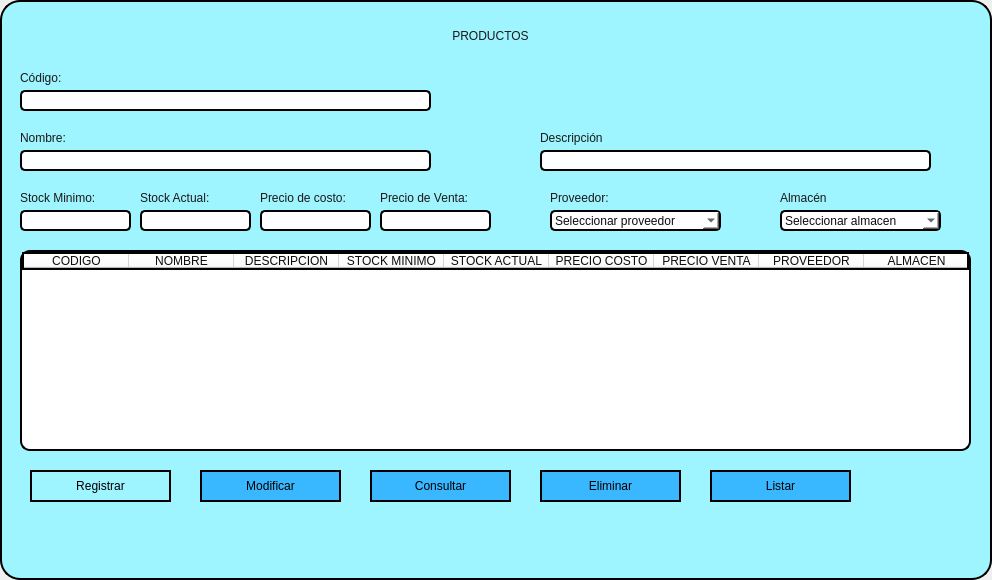
<?xml version="1.0" encoding="UTF-8"?>
<ui version="4.0">
 <class>MainWindow</class>
 <widget class="QMainWindow" name="MainWindow">
  <property name="geometry">
   <rect>
    <x>0</x>
    <y>0</y>
    <width>992</width>
    <height>580</height>
   </rect>
  </property>
  <property name="windowTitle">
   <string>MainWindow</string>
  </property>
  <widget class="QWidget" name="centralwidget">
   <layout class="QVBoxLayout" name="verticalLayout">
    <property name="leftMargin">
     <number>0</number>
    </property>
    <property name="topMargin">
     <number>0</number>
    </property>
    <property name="rightMargin">
     <number>0</number>
    </property>
    <property name="bottomMargin">
     <number>0</number>
    </property>
    <item>
     <widget class="QFrame" name="frame">
      <property name="styleSheet">
       <string notr="true">background-color: rgb(158, 244, 255);
border-radius:20px;
border:2px solid;</string>
      </property>
      <property name="frameShape">
       <enum>QFrame::StyledPanel</enum>
      </property>
      <property name="frameShadow">
       <enum>QFrame::Raised</enum>
      </property>
      <widget class="QLineEdit" name="txtCodigo">
       <property name="geometry">
        <rect>
         <x>20</x>
         <y>90</y>
         <width>411</width>
         <height>21</height>
        </rect>
       </property>
       <property name="styleSheet">
        <string notr="true">background-color: rgb(255, 255, 255);
border-radius: 5px;
color: rgb(12, 12, 12);
</string>
       </property>
       <property name="text">
        <string/>
       </property>
      </widget>
      <widget class="QLabel" name="lblCodigo">
       <property name="geometry">
        <rect>
         <x>20</x>
         <y>70</y>
         <width>60</width>
         <height>16</height>
        </rect>
       </property>
       <property name="styleSheet">
        <string notr="true">border:none;
color: rgb(25, 25, 25);</string>
       </property>
       <property name="text">
        <string>Código:</string>
       </property>
      </widget>
      <widget class="QLabel" name="label_3">
       <property name="geometry">
        <rect>
         <x>20</x>
         <y>190</y>
         <width>91</width>
         <height>16</height>
        </rect>
       </property>
       <property name="styleSheet">
        <string notr="true">border:none;
color: rgb(25, 25, 25);</string>
       </property>
       <property name="text">
        <string>Stock Minimo:</string>
       </property>
      </widget>
      <widget class="QLabel" name="label_4">
       <property name="geometry">
        <rect>
         <x>540</x>
         <y>130</y>
         <width>81</width>
         <height>16</height>
        </rect>
       </property>
       <property name="styleSheet">
        <string notr="true">border:none;
color: rgb(25, 25, 25);</string>
       </property>
       <property name="text">
        <string>Descripción</string>
       </property>
      </widget>
      <widget class="QLabel" name="label_5">
       <property name="geometry">
        <rect>
         <x>140</x>
         <y>190</y>
         <width>81</width>
         <height>16</height>
        </rect>
       </property>
       <property name="styleSheet">
        <string notr="true">border:none;
color: rgb(25, 25, 25);</string>
       </property>
       <property name="text">
        <string>Stock Actual:</string>
       </property>
      </widget>
      <widget class="QLabel" name="label_6">
       <property name="geometry">
        <rect>
         <x>20</x>
         <y>130</y>
         <width>60</width>
         <height>16</height>
        </rect>
       </property>
       <property name="styleSheet">
        <string notr="true">border:none;
color: rgb(25, 25, 25);</string>
       </property>
       <property name="text">
        <string>Nombre:</string>
       </property>
      </widget>
      <widget class="QLineEdit" name="txtNombre">
       <property name="geometry">
        <rect>
         <x>20</x>
         <y>150</y>
         <width>411</width>
         <height>21</height>
        </rect>
       </property>
       <property name="styleSheet">
        <string notr="true">background-color: rgb(255, 255, 255);
border-radius: 5px;
color: rgb(12, 12, 12);</string>
       </property>
      </widget>
      <widget class="QLineEdit" name="txtDescripcion">
       <property name="geometry">
        <rect>
         <x>540</x>
         <y>150</y>
         <width>391</width>
         <height>21</height>
        </rect>
       </property>
       <property name="styleSheet">
        <string notr="true">background-color: rgb(255, 255, 255);
border-radius: 5px;
color: rgb(12, 12, 12);</string>
       </property>
      </widget>
      <widget class="QLineEdit" name="txtStockMinimo">
       <property name="geometry">
        <rect>
         <x>20</x>
         <y>210</y>
         <width>111</width>
         <height>21</height>
        </rect>
       </property>
       <property name="styleSheet">
        <string notr="true">background-color: rgb(255, 255, 255);
border-radius: 5px;
color: rgb(12, 12, 12);</string>
       </property>
      </widget>
      <widget class="QLabel" name="label_7">
       <property name="geometry">
        <rect>
         <x>260</x>
         <y>190</y>
         <width>101</width>
         <height>16</height>
        </rect>
       </property>
       <property name="styleSheet">
        <string notr="true">border:none;
color: rgb(25, 25, 25);</string>
       </property>
       <property name="text">
        <string>Precio de costo:</string>
       </property>
      </widget>
      <widget class="QLabel" name="label_8">
       <property name="geometry">
        <rect>
         <x>380</x>
         <y>190</y>
         <width>101</width>
         <height>16</height>
        </rect>
       </property>
       <property name="styleSheet">
        <string notr="true">border:none;
color: rgb(25, 25, 25);</string>
       </property>
       <property name="text">
        <string>Precio de Venta:</string>
       </property>
      </widget>
      <widget class="QLineEdit" name="txtPrecioCosto">
       <property name="geometry">
        <rect>
         <x>260</x>
         <y>210</y>
         <width>111</width>
         <height>21</height>
        </rect>
       </property>
       <property name="styleSheet">
        <string notr="true">background-color: rgb(255, 255, 255);
border-radius: 5px;
color: rgb(12, 12, 12);
</string>
       </property>
      </widget>
      <widget class="QLineEdit" name="txtStockActual">
       <property name="geometry">
        <rect>
         <x>140</x>
         <y>210</y>
         <width>111</width>
         <height>21</height>
        </rect>
       </property>
       <property name="styleSheet">
        <string notr="true">background-color: rgb(255, 255, 255);
border-radius: 5px;
color: rgb(12, 12, 12);</string>
       </property>
      </widget>
      <widget class="QLineEdit" name="txtPrecioVenta">
       <property name="geometry">
        <rect>
         <x>380</x>
         <y>210</y>
         <width>111</width>
         <height>21</height>
        </rect>
       </property>
       <property name="styleSheet">
        <string notr="true">background-color: rgb(255, 255, 255);
border-radius: 5px;
color: rgb(25, 25, 25);</string>
       </property>
      </widget>
      <widget class="QComboBox" name="cboProveedor">
       <property name="geometry">
        <rect>
         <x>550</x>
         <y>210</y>
         <width>171</width>
         <height>21</height>
        </rect>
       </property>
       <property name="styleSheet">
        <string notr="true">background-color: rgb(255, 255, 255);
border-radius: 5px;
color: rgb(12, 12, 12);
</string>
       </property>
       <item>
        <property name="text">
         <string>Seleccionar proveedor</string>
        </property>
       </item>
       <item>
        <property name="text">
         <string>Proveedor 1</string>
        </property>
       </item>
       <item>
        <property name="text">
         <string>Proveedor 2</string>
        </property>
       </item>
       <item>
        <property name="text">
         <string>Proveedor 3</string>
        </property>
       </item>
      </widget>
      <widget class="QLabel" name="label_9">
       <property name="geometry">
        <rect>
         <x>550</x>
         <y>190</y>
         <width>71</width>
         <height>16</height>
        </rect>
       </property>
       <property name="styleSheet">
        <string notr="true">border:none;
color: rgb(25, 25, 25);</string>
       </property>
       <property name="text">
        <string>Proveedor:</string>
       </property>
      </widget>
      <widget class="QLabel" name="label_10">
       <property name="geometry">
        <rect>
         <x>780</x>
         <y>190</y>
         <width>71</width>
         <height>16</height>
        </rect>
       </property>
       <property name="styleSheet">
        <string notr="true">border:none;
color: rgb(25, 25, 25);</string>
       </property>
       <property name="text">
        <string>Almacén</string>
       </property>
      </widget>
      <widget class="QComboBox" name="cboAlmacen">
       <property name="geometry">
        <rect>
         <x>780</x>
         <y>210</y>
         <width>161</width>
         <height>21</height>
        </rect>
       </property>
       <property name="styleSheet">
        <string notr="true">background-color: rgb(255, 255, 255);
border-radius: 5px;
color: rgb(12, 12, 12);</string>
       </property>
       <item>
        <property name="text">
         <string>Seleccionar almacen</string>
        </property>
       </item>
       <item>
        <property name="text">
         <string>Almacén 1</string>
        </property>
       </item>
       <item>
        <property name="text">
         <string>Almacén 2</string>
        </property>
       </item>
       <item>
        <property name="text">
         <string>Almacén 3</string>
        </property>
       </item>
      </widget>
      <widget class="QPushButton" name="btnRegistrar">
       <property name="geometry">
        <rect>
         <x>30</x>
         <y>470</y>
         <width>141</width>
         <height>32</height>
        </rect>
       </property>
       <property name="styleSheet">
        <string notr="true">QPushButton{
background-color: rgb(58, 184, 255);
font:14pt &quot;Monaco&quot;;

}

QPushButton:hover{

background-color: rgb(0, 255, 69);
font:14pt &quot;Monaco&quot;;

}

color: rgb(25, 25, 25);</string>
       </property>
       <property name="text">
        <string>Registrar</string>
       </property>
      </widget>
      <widget class="QTableWidget" name="tblProductos">
       <property name="geometry">
        <rect>
         <x>20</x>
         <y>250</y>
         <width>951</width>
         <height>201</height>
        </rect>
       </property>
       <property name="styleSheet">
        <string notr="true">border-radius: 10px;
background-color: rgb(255, 255, 255);
color: rgb(12, 12, 12);
</string>
       </property>
       <attribute name="horizontalHeaderDefaultSectionSize">
        <number>105</number>
       </attribute>
       <column>
        <property name="text">
         <string>CÓDIGO</string>
        </property>
       </column>
       <column>
        <property name="text">
         <string>NOMBRE</string>
        </property>
       </column>
       <column>
        <property name="text">
         <string>DESCRIPCIÓN</string>
        </property>
       </column>
       <column>
        <property name="text">
         <string>STOCK MÍNIMO</string>
        </property>
       </column>
       <column>
        <property name="text">
         <string>STOCK ACTUAL</string>
        </property>
       </column>
       <column>
        <property name="text">
         <string>PRECIO COSTO</string>
        </property>
       </column>
       <column>
        <property name="text">
         <string>PRECIO VENTA</string>
        </property>
       </column>
       <column>
        <property name="text">
         <string>PROVEEDOR</string>
        </property>
       </column>
       <column>
        <property name="text">
         <string>ALMACÉN</string>
        </property>
       </column>
      </widget>
      <widget class="QPushButton" name="btnGrabar">
       <property name="geometry">
        <rect>
         <x>200</x>
         <y>470</y>
         <width>141</width>
         <height>32</height>
        </rect>
       </property>
       <property name="styleSheet">
        <string notr="true">QPushButton{
background-color: rgb(58, 184, 255);
font:14pt &quot;Monaco&quot;;

}

QPushButton:hover{

background-color: rgb(0, 255, 69);
font:14pt &quot;Monaco&quot;;

}</string>
       </property>
       <property name="text">
        <string>Grabar</string>
       </property>
      </widget>
      <widget class="QPushButton" name="btnConsultar">
       <property name="geometry">
        <rect>
         <x>370</x>
         <y>470</y>
         <width>141</width>
         <height>32</height>
        </rect>
       </property>
       <property name="styleSheet">
        <string notr="true">QPushButton{
background-color: rgb(58, 184, 255);
font:14pt &quot;Monaco&quot;;

}

QPushButton:hover{

	background-color: rgb(0, 255, 69);
font:14pt &quot;Monaco&quot;;

}</string>
       </property>
       <property name="text">
        <string>Consultar</string>
       </property>
      </widget>
      <widget class="QPushButton" name="btnEliminar">
       <property name="geometry">
        <rect>
         <x>540</x>
         <y>470</y>
         <width>141</width>
         <height>32</height>
        </rect>
       </property>
       <property name="styleSheet">
        <string notr="true">QPushButton{
background-color: rgb(58, 184, 255);
font:14pt &quot;Monaco&quot;;

}

QPushButton:hover{

	background-color: rgb(0, 255, 69);
font:14pt &quot;Monaco&quot;;

}</string>
       </property>
       <property name="text">
        <string>Eliminar</string>
       </property>
      </widget>
      <widget class="QPushButton" name="btnListar">
       <property name="geometry">
        <rect>
         <x>710</x>
         <y>470</y>
         <width>141</width>
         <height>32</height>
        </rect>
       </property>
       <property name="styleSheet">
        <string notr="true">QPushButton{
background-color: rgb(58, 184, 255);
font:14pt &quot;Monaco&quot;;

}

QPushButton:hover{

	background-color: rgb(0, 255, 69);
font:14pt &quot;Monaco&quot;;

}</string>
       </property>
       <property name="text">
        <string>Listar</string>
       </property>
      </widget>
      <widget class="QLabel" name="label_11">
       <property name="geometry">
        <rect>
         <x>710</x>
         <y>10</y>
         <width>161</width>
         <height>111</height>
        </rect>
       </property>
       <property name="styleSheet">
        <string notr="true">border:none;</string>
       </property>
       <property name="text">
        <string/>
       </property>
       <property name="pixmap">
        <pixmap>../img/compras.png</pixmap>
       </property>
       <property name="scaledContents">
        <bool>true</bool>
       </property>
      </widget>
      <widget class="QLabel" name="label_12">
       <property name="geometry">
        <rect>
         <x>350</x>
         <y>10</y>
         <width>281</width>
         <height>51</height>
        </rect>
       </property>
       <property name="styleSheet">
        <string notr="true">border:none;
font: 40pt &quot;Arial&quot;;
color: rgb(25, 25, 25);</string>
       </property>
       <property name="text">
        <string>PRODUCTOS</string>
       </property>
       <property name="textFormat">
        <enum>Qt::AutoText</enum>
       </property>
       <property name="alignment">
        <set>Qt::AlignCenter</set>
       </property>
       <property name="wordWrap">
        <bool>false</bool>
       </property>
       <property name="indent">
        <number>-1</number>
       </property>
      </widget>
      <widget class="QPushButton" name="btnModificar">
       <property name="geometry">
        <rect>
         <x>200</x>
         <y>470</y>
         <width>141</width>
         <height>32</height>
        </rect>
       </property>
       <property name="styleSheet">
        <string notr="true">QPushButton{
background-color: rgb(58, 184, 255);
font:14pt &quot;Monaco&quot;;

}

QPushButton:hover{

background-color: rgb(0, 255, 69);
font:14pt &quot;Monaco&quot;;

}</string>
       </property>
       <property name="text">
        <string>Modificar</string>
       </property>
      </widget>
     </widget>
    </item>
   </layout>
  </widget>
 </widget>
 <resources/>
 <connections/>
</ui>
